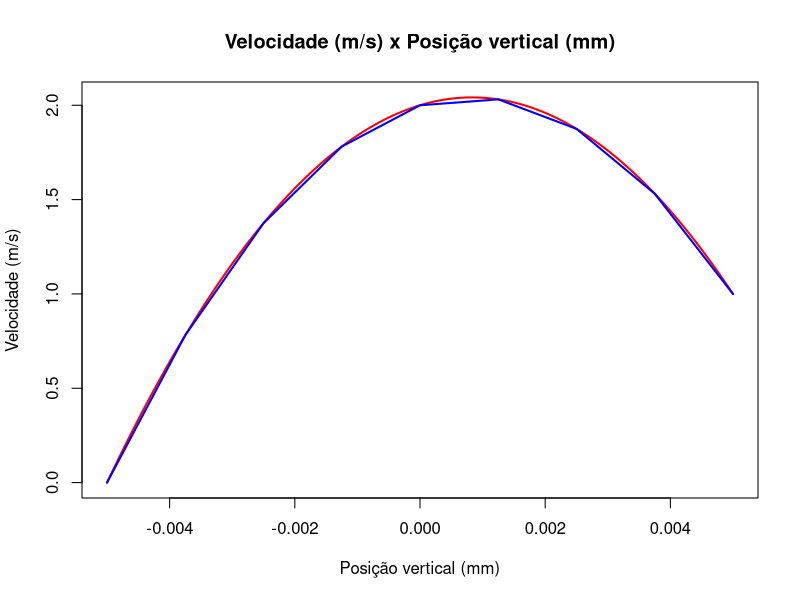

Write R code to recreate this figure.
rm(list = ls())

dpdx <- -178800
mu <- 1.49
h <- 5 * 10^-3
U <- 1
N <- 8 # numero de pontos analisados 
dy <- 2 * h/N # passo no espaço

N <- N + 1 # ajuste posicao incial

y_seq <- seq(from = -h, to = h, by = dy)
y_seq_an <- seq(from = -h, to = h, by = 10^-6)
u_analytical <- (U/2) * (1 + y_seq_an/h) + ((-dpdx * h^2) / (2 * mu * U)) * (1 - y_seq_an^2 / h^2) * U

plot(
  NULL,
  main = "Velocidade (m/s) x Posição vertical (mm)",
  xlab = "Posição vertical (mm)",
  ylab = "Velocidade (m/s)",
  xlim = c(-h, h),
  ylim = c(0, max(u_analytical))
)

lines(y_seq_an, u_analytical, lwd = 2, col = "red")

# solucao numerica

A <- matrix(0, ncol = N, nrow = N)
b <- rep(0, N)

line <- 0

for (yi in y_seq) {
  line <- line + 1
  
  if (yi == -h) {
    # condição de contorno placa de baixo
    # u0 = 0 ==> 1 * u0 = 0
    
    A[line, line] <- 1
    b[line] <- 0
  } else if (yi == h) {
    # condição de contorno placa de cima
    # uN = U ==> 1 * uN = U
    
    A[line, line] <- 1
    b[line] <- U
  } else {
    # no interno, usa  a equacao de diferenças finitas deduzida
    A[line, line + 1] <- 1
    A[line, line] <- -2
    A[line, line - 1] <- 1
    
    b[line] <- (dpdx / mu) * dy^2
  }
}

u_numerical <- solve(A) %*% b
lines(y_seq, u_numerical, lwd = 2, col = "blue", lty = 1)

